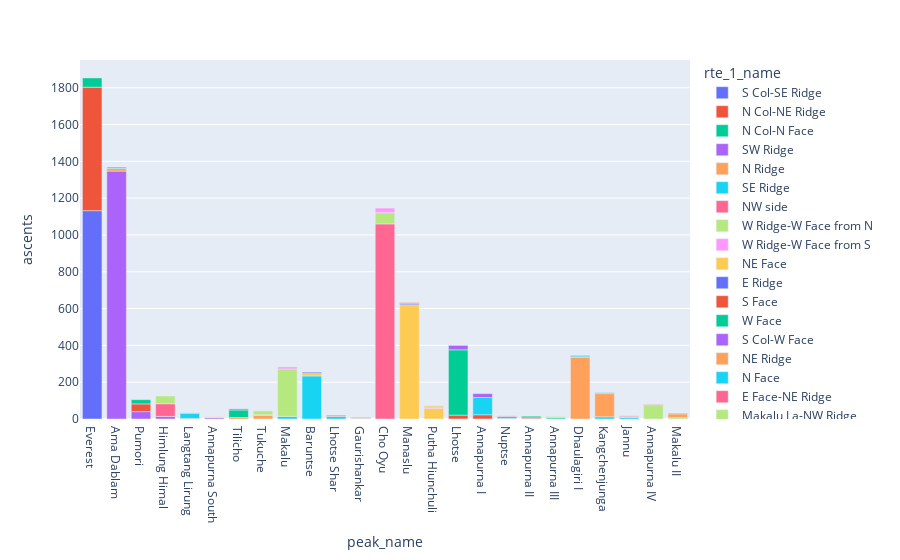

Notebook code cell kept with this figure:
### Markdown cell above
### Top 3 PopularRroutes

### Code cell
# Itermediate DF
tmp_df = data\
    .query("peak_name in @top_25_mountains")\
    .groupby(['peak_name', 'rte_1_name'], as_index=False)\
    .agg({'peak_id': 'count'}).rename(columns={'peak_id': 'ascents'})

top_route = pd.DataFrame()
for peak in top_25_mountains:
    top_route = top_route.append(
        tmp_df.query('peak_name == @peak').sort_values('ascents', ascending=False)[:3]
    )
    
fig = px.bar(top_route,
             x='peak_name',
             y='ascents',
             color='rte_1_name',
             color_continuous_scale=px.colors.sequential.Bluyl) 
fig.show()

### Figure 1 — Plotly figure (JSON) as saved in the notebook; plotly's stock layout.template omitted (floating-point values rounded to 4 significant figures)
{"data": [{"alignmentgroup": "True", "hovertemplate": "rte_1_name=S Col-SE Ridge<br>peak_name=%{x}<br>ascents=%{y}<extra></extra>", "legendgroup": "S Col-SE Ridge", "marker": {"color": "#636efa"}, "name": "S Col-SE Ridge", "offsetgroup": "S Col-SE Ridge", "orientation": "v", "showlegend": true, "textposition": "auto", "type": "bar", "x": ["Everest"], "xaxis": "x", "y": [1132], "yaxis": "y"}, {"alignmentgroup": "True", "hovertemplate": "rte_1_name=N Col-NE Ridge<br>peak_name=%{x}<br>ascents=%{y}<extra></extra>", "legendgroup": "N Col-NE Ridge", "marker": {"color": "#EF553B"}, "name": "N Col-NE Ridge", "offsetgroup": "N Col-NE Ridge", "orientation": "v", "showlegend": true, "textposition": "auto", "type": "bar", "x": ["Everest"], "xaxis": "x", "y": [671], "yaxis": "y"}, {"alignmentgroup": "True", "hovertemplate": "rte_1_name=N Col-N Face<br>peak_name=%{x}<br>ascents=%{y}<extra></extra>", "legendgroup": "N Col-N Face", "marker": {"color": "#00cc96"}, "name": "N Col-N Face", "offsetgroup": "N Col-N Face", "orientation": "v", "showlegend": true, "textposition": "auto", "type": "bar", "x": ["Everest"], "xaxis": "x", "y": [50], "yaxis": "y"}, {"alignmentgroup": "True", "hovertemplate": "rte_1_name=SW Ridge<br>peak_name=%{x}<br>ascents=%{y}<extra></extra>", "legendgroup": "SW Ridge", "marker": {"color": "#ab63fa"}, "name": "SW Ridge", "offsetgroup": "SW Ridge", "orientation": "v", "showlegend": true, "textposition": "auto", "type": "bar", "x": ["Ama Dablam", "Pumori", "Himlung Himal", "Langtang Lirung", "Annapurna South"], "xaxis": "x", "y": [1347, 40, 14, 3, 7], "yaxis": "y"}, {"alignmentgroup": "True", "hovertemplate": "rte_1_name=N Ridge<br>peak_name=%{x}<br>ascents=%{y}<extra></extra>", "legendgroup": "N Ridge", "marker": {"color": "#FFA15A"}, "name": "N Ridge", "offsetgroup": "N Ridge", "orientation": "v", "showlegend": true, "textposition": "auto", "type": "bar", "x": ["Ama Dablam", "Tilicho", "Tukuche"], "xaxis": "x", "y": [15, 8, 20], "yaxis": "y"}, {"alignmentgroup": "True", "hovertemplate": "rte_1_name=SE Ridge<br>peak_name=%{x}<br>ascents=%{y}<extra></extra>", "legendgroup": "SE Ridge", "marker": {"color": "#19d3f3"}, "name": "SE Ridge", "offsetgroup": "SE Ridge", "orientation": "v", "showlegend": true, "textposition": "auto", "type": "bar", "x": ["Ama Dablam", "Makalu", "Baruntse", "Langtang Lirung", "Lhotse Shar", "Gaurishankar"], "xaxis": "x", "y": [7, 14, 234, 28, 14, 3], "yaxis": "y"}, {"alignmentgroup": "True", "hovertemplate": "rte_1_name=NW side<br>peak_name=%{x}<br>ascents=%{y}<extra></extra>", "legendgroup": "NW side", "marker": {"color": "#FF6692"}, "name": "NW side", "offsetgroup": "NW side", "orientation": "v", "showlegend": true, "textposition": "auto", "type": "bar", "x": ["Cho Oyu"], "xaxis": "x", "y": [1060], "yaxis": "y"}, {"alignmentgroup": "True", "hovertemplate": "rte_1_name=W Ridge-W Face from N<br>peak_name=%{x}<br>ascents=%{y}<extra></extra>", "legendgroup": "W Ridge-W Face from N", "marker": {"color": "#B6E880"}, "name": "W Ridge-W Face from N", "offsetgroup": "W Ridge-W Face from N", "orientation": "v", "showlegend": true, "textposition": "auto", "type": "bar", "x": ["Cho Oyu"], "xaxis": "x", "y": [61], "yaxis": "y"}, {"alignmentgroup": "True", "hovertemplate": "rte_1_name=W Ridge-W Face from S<br>peak_name=%{x}<br>ascents=%{y}<extra></extra>", "legendgroup": "W Ridge-W Face from S", "marker": {"color": "#FF97FF"}, "name": "W Ridge-W Face from S", "offsetgroup": "W Ridge-W Face from S", "orientation": "v", "showlegend": true, "textposition": "auto", "type": "bar", "x": ["Cho Oyu"], "xaxis": "x", "y": [25], "yaxis": "y"}, {"alignmentgroup": "True", "hovertemplate": "rte_1_name=NE Face<br>peak_name=%{x}<br>ascents=%{y}<extra></extra>", "legendgroup": "NE Face", "marker": {"color": "#FECB52"}, "name": "NE Face", "offsetgroup": "NE Face", "orientation": "v", "showlegend": true, "textposition": "auto", "type": "bar", "x": ["Manaslu", "Putha Hiunchuli"], "xaxis": "x", "y": [621, 57], "yaxis": "y"}, {"alignmentgroup": "True", "hovertemplate": "rte_1_name=E Ridge<br>peak_name=%{x}<br>ascents=%{y}<extra></extra>", "legendgroup": "E Ridge", "marker": {"color": "#636efa"}, "name": "E Ridge", "offsetgroup": "E Ridge", "orientation": "v", "showlegend": true, "textposition": "auto", "type": "bar", "x": ["Manaslu", "Langtang Lirung"], "xaxis": "x", "y": [7, 2], "yaxis": "y"}, {"alignmentgroup": "True", "hovertemplate": "rte_1_name=S Face<br>peak_name=%{x}<br>ascents=%{y}<extra></extra>", "legendgroup": "S Face", "marker": {"color": "#EF553B"}, "name": "S Face", "offsetgroup": "S Face", "orientation": "v", "showlegend": true, "textposition": "auto", "type": "bar", "x": ["Manaslu", "Lhotse", "Annapurna I", "Nuptse", "Lhotse Shar", "Annapurna II"], "xaxis": "x", "y": [4, 21, 23, 3, 3, 4], "yaxis": "y"}, {"alignmentgroup": "True", "hovertemplate": "rte_1_name=W Face<br>peak_name=%{x}<br>ascents=%{y}<extra></extra>", "legendgroup": "W Face", "marker": {"color": "#00cc96"}, "name": "W Face", "offsetgroup": "W Face", "orientation": "v", "showlegend": true, "textposition": "auto", "type": "bar", "x": ["Lhotse", "Annapurna III"], "xaxis": "x", "y": [355, 6], "yaxis": "y"}, {"alignmentgroup": "True", "hovertemplate": "rte_1_name=S Col-W Face<br>peak_name=%{x}<br>ascents=%{y}<extra></extra>", "legendgroup": "S Col-W Face", "marker": {"color": "#ab63fa"}, "name": "S Col-W Face", "offsetgroup": "S Col-W Face", "orientation": "v", "showlegend": true, "textposition": "auto", "type": "bar", "x": ["Lhotse"], "xaxis": "x", "y": [24], "yaxis": "y"}, {"alignmentgroup": "True", "hovertemplate": "rte_1_name=NE Ridge<br>peak_name=%{x}<br>ascents=%{y}<extra></extra>", "legendgroup": "NE Ridge", "marker": {"color": "#FFA15A"}, "name": "NE Ridge", "offsetgroup": "NE Ridge", "orientation": "v", "showlegend": true, "textposition": "auto", "type": "bar", "x": ["Dhaulagiri I", "Tukuche"], "xaxis": "x", "y": [335, 3], "yaxis": "y"}, {"alignmentgroup": "True", "hovertemplate": "rte_1_name=N Face<br>peak_name=%{x}<br>ascents=%{y}<extra></extra>", "legendgroup": "N Face", "marker": {"color": "#19d3f3"}, "name": "N Face", "offsetgroup": "N Face", "orientation": "v", "showlegend": true, "textposition": "auto", "type": "bar", "x": ["Dhaulagiri I", "Annapurna I", "Kangchenjunga", "Nuptse", "Jannu", "Annapurna III"], "xaxis": "x", "y": [7, 94, 12, 11, 8, 4], "yaxis": "y"}, {"alignmentgroup": "True", "hovertemplate": "rte_1_name=E Face-NE Ridge<br>peak_name=%{x}<br>ascents=%{y}<extra></extra>", "legendgroup": "E Face-NE Ridge", "marker": {"color": "#FF6692"}, "name": "E Face-NE Ridge", "offsetgroup": "E Face-NE Ridge", "orientation": "v", "showlegend": true, "textposition": "auto", "type": "bar", "x": ["Dhaulagiri I"], "xaxis": "x", "y": [4], "yaxis": "y"}, {"alignmentgroup": "True", "hovertemplate": "rte_1_name=Makalu La-NW Ridge<br>peak_name=%{x}<br>ascents=%{y}<extra></extra>", "legendgroup": "Makalu La-NW Ridge", "marker": {"color": "#B6E880"}, "name": "Makalu La-NW Ridge", "offsetgroup": "Makalu La-NW Ridge", "orientation": "v", "showlegend": true, "textposition": "auto", "type": "bar", "x": ["Makalu"], "xaxis": "x", "y": [258], "yaxis": "y"}, {"alignmentgroup": "True", "hovertemplate": "rte_1_name=W Pillar<br>peak_name=%{x}<br>ascents=%{y}<extra></extra>", "legendgroup": "W Pillar", "marker": {"color": "#FF97FF"}, "name": "W Pillar", "offsetgroup": "W Pillar", "orientation": "v", "showlegend": true, "textposition": "auto", "type": "bar", "x": ["Makalu"], "xaxis": "x", "y": [11], "yaxis": "y"}, {"alignmentgroup": "True", "hovertemplate": "rte_1_name=SE Rdge<br>peak_name=%{x}<br>ascents=%{y}<extra></extra>", "legendgroup": "SE Rdge", "marker": {"color": "#FECB52"}, "name": "SE Rdge", "offsetgroup": "SE Rdge", "orientation": "v", "showlegend": true, "textposition": "auto", "type": "bar", "x": ["Baruntse"], "xaxis": "x", "y": [13], "yaxis": "y"}, {"alignmentgroup": "True", "hovertemplate": "rte_1_name=SE Ridge from W<br>peak_name=%{x}<br>ascents=%{y}<extra></extra>", "legendgroup": "SE Ridge from W", "marker": {"color": "#636efa"}, "name": "SE Ridge from W", "offsetgroup": "SE Ridge from W", "orientation": "v", "showlegend": true, "textposition": "auto", "type": "bar", "x": ["Baruntse"], "xaxis": "x", "y": [7], "yaxis": "y"}, {"alignmentgroup": "True", "hovertemplate": "rte_1_name=SE Face-E Ridge<br>peak_name=%{x}<br>ascents=%{y}<extra></extra>", "legendgroup": "SE Face-E Ridge", "marker": {"color": "#EF553B"}, "name": "SE Face-E Ridge", "offsetgroup": "SE Face-E Ridge", "orientation": "v", "showlegend": true, "textposition": "auto", "type": "bar", "x": ["Pumori"], "xaxis": "x", "y": [42], "yaxis": "y"}, {"alignmentgroup": "True", "hovertemplate": "rte_1_name=SE Face<br>peak_name=%{x}<br>ascents=%{y}<extra></extra>", "legendgroup": "SE Face", "marker": {"color": "#00cc96"}, "name": "SE Face", "offsetgroup": "SE Face", "orientation": "v", "showlegend": true, "textposition": "auto", "type": "bar", "x": ["Pumori"], "xaxis": "x", "y": [23], "yaxis": "y"}, {"alignmentgroup": "True", "hovertemplate": "rte_1_name=N Face (Dutch Rib)<br>peak_name=%{x}<br>ascents=%{y}<extra></extra>", "legendgroup": "N Face (Dutch Rib)", "marker": {"color": "#ab63fa"}, "name": "N Face (Dutch Rib)", "offsetgroup": "N Face (Dutch Rib)", "orientation": "v", "showlegend": true, "textposition": "auto", "type": "bar", "x": ["Annapurna I"], "xaxis": "x", "y": [21], "yaxis": "y"}, {"alignmentgroup": "True", "hovertemplate": "rte_1_name=SW Face<br>peak_name=%{x}<br>ascents=%{y}<extra></extra>", "legendgroup": "SW Face", "marker": {"color": "#FFA15A"}, "name": "SW Face", "offsetgroup": "SW Face", "orientation": "v", "showlegend": true, "textposition": "auto", "type": "bar", "x": ["Kangchenjunga", "Gaurishankar"], "xaxis": "x", "y": [126, 5], "yaxis": "y"}, {"alignmentgroup": "True", "hovertemplate": "rte_1_name=SW Face-W Col-NW Ridge<br>peak_name=%{x}<br>ascents=%{y}<extra></extra>", "legendgroup": "SW Face-W Col-NW Ridge", "marker": {"color": "#19d3f3"}, "name": "SW Face-W Col-NW Ridge", "offsetgroup": "SW Face-W Col-NW Ridge", "orientation": "v", "showlegend": true, "textposition": "auto", "type": "bar", "x": ["Kangchenjunga"], "xaxis": "x", "y": [5], "yaxis": "y"}, {"alignmentgroup": "True", "hovertemplate": "rte_1_name=W Ridge<br>peak_name=%{x}<br>ascents=%{y}<extra></extra>", "legendgroup": "W Ridge", "marker": {"color": "#FF6692"}, "name": "W Ridge", "offsetgroup": "W Ridge", "orientation": "v", "showlegend": true, "textposition": "auto", "type": "bar", "x": ["Himlung Himal", "Nuptse"], "xaxis": "x", "y": [69, 3], "yaxis": "y"}, {"alignmentgroup": "True", "hovertemplate": "rte_1_name=NW Ridge<br>peak_name=%{x}<br>ascents=%{y}<extra></extra>", "legendgroup": "NW Ridge", "marker": {"color": "#B6E880"}, "name": "NW Ridge", "offsetgroup": "NW Ridge", "orientation": "v", "showlegend": true, "textposition": "auto", "type": "bar", "x": ["Himlung Himal", "Annapurna IV", "Tukuche", "Makalu II"], "xaxis": "x", "y": [42, 73, 21, 7], "yaxis": "y"}, {"alignmentgroup": "True", "hovertemplate": "rte_1_name=NE side<br>peak_name=%{x}<br>ascents=%{y}<extra></extra>", "legendgroup": "NE side", "marker": {"color": "#FF97FF"}, "name": "NE side", "offsetgroup": "NE side", "orientation": "v", "showlegend": true, "textposition": "auto", "type": "bar", "x": ["Putha Hiunchuli"], "xaxis": "x", "y": [8], "yaxis": "y"}, {"alignmentgroup": "True", "hovertemplate": "rte_1_name=S Ridge-S Face<br>peak_name=%{x}<br>ascents=%{y}<extra></extra>", "legendgroup": "S Ridge-S Face", "marker": {"color": "#FECB52"}, "name": "S Ridge-S Face", "offsetgroup": "S Ridge-S Face", "orientation": "v", "showlegend": true, "textposition": "auto", "type": "bar", "x": ["Putha Hiunchuli"], "xaxis": "x", "y": [7], "yaxis": "y"}, {"alignmentgroup": "True", "hovertemplate": "rte_1_name=N Face-NW Ridge<br>peak_name=%{x}<br>ascents=%{y}<extra></extra>", "legendgroup": "N Face-NW Ridge", "marker": {"color": "#636efa"}, "name": "N Face-NW Ridge", "offsetgroup": "N Face-NW Ridge", "orientation": "v", "showlegend": true, "textposition": "auto", "type": "bar", "x": ["Annapurna IV"], "xaxis": "x", "y": [4], "yaxis": "y"}, {"alignmentgroup": "True", "hovertemplate": "rte_1_name=N Face-E Ridge<br>peak_name=%{x}<br>ascents=%{y}<extra></extra>", "legendgroup": "N Face-E Ridge", "marker": {"color": "#EF553B"}, "name": "N Face-E Ridge", "offsetgroup": "N Face-E Ridge", "orientation": "v", "showlegend": true, "textposition": "auto", "type": "bar", "x": ["Annapurna IV"], "xaxis": "x", "y": [2], "yaxis": "y"}, {"alignmentgroup": "True", "hovertemplate": "rte_1_name=NE Spur-N Ridge<br>peak_name=%{x}<br>ascents=%{y}<extra></extra>", "legendgroup": "NE Spur-N Ridge", "marker": {"color": "#00cc96"}, "name": "NE Spur-N Ridge", "offsetgroup": "NE Spur-N Ridge", "orientation": "v", "showlegend": true, "textposition": "auto", "type": "bar", "x": ["Tilicho"], "xaxis": "x", "y": [41], "yaxis": "y"}, {"alignmentgroup": "True", "hovertemplate": "rte_1_name=NE Spur<br>peak_name=%{x}<br>ascents=%{y}<extra></extra>", "legendgroup": "NE Spur", "marker": {"color": "#ab63fa"}, "name": "NE Spur", "offsetgroup": "NE Spur", "orientation": "v", "showlegend": true, "textposition": "auto", "type": "bar", "x": ["Tilicho"], "xaxis": "x", "y": [6], "yaxis": "y"}, {"alignmentgroup": "True", "hovertemplate": "rte_1_name=S Ridge<br>peak_name=%{x}<br>ascents=%{y}<extra></extra>", "legendgroup": "S Ridge", "marker": {"color": "#FFA15A"}, "name": "S Ridge", "offsetgroup": "S Ridge", "orientation": "v", "showlegend": true, "textposition": "auto", "type": "bar", "x": ["Makalu II", "Jannu"], "xaxis": "x", "y": [21, 5], "yaxis": "y"}, {"alignmentgroup": "True", "hovertemplate": "rte_1_name=W Face-S Ridge<br>peak_name=%{x}<br>ascents=%{y}<extra></extra>", "legendgroup": "W Face-S Ridge", "marker": {"color": "#19d3f3"}, "name": "W Face-S Ridge", "offsetgroup": "W Face-S Ridge", "orientation": "v", "showlegend": true, "textposition": "auto", "type": "bar", "x": ["Makalu II"], "xaxis": "x", "y": [4], "yaxis": "y"}, {"alignmentgroup": "True", "hovertemplate": "rte_1_name=S Ridge (French 1962 rte)<br>peak_name=%{x}<br>ascents=%{y}<extra></extra>", "legendgroup": "S Ridge (French 1962 rte)", "marker": {"color": "#FF6692"}, "name": "S Ridge (French 1962 rte)", "offsetgroup": "S Ridge (French 1962 rte)", "orientation": "v", "showlegend": true, "textposition": "auto", "type": "bar", "x": ["Jannu"], "xaxis": "x", "y": [4], "yaxis": "y"}, {"alignmentgroup": "True", "hovertemplate": "rte_1_name=SE Pillar<br>peak_name=%{x}<br>ascents=%{y}<extra></extra>", "legendgroup": "SE Pillar", "marker": {"color": "#B6E880"}, "name": "SE Pillar", "offsetgroup": "SE Pillar", "orientation": "v", "showlegend": true, "textposition": "auto", "type": "bar", "x": ["Annapurna III"], "xaxis": "x", "y": [4], "yaxis": "y"}, {"alignmentgroup": "True", "hovertemplate": "rte_1_name=SW Ridge-S Face<br>peak_name=%{x}<br>ascents=%{y}<extra></extra>", "legendgroup": "SW Ridge-S Face", "marker": {"color": "#FF97FF"}, "name": "SW Ridge-S Face", "offsetgroup": "SW Ridge-S Face", "orientation": "v", "showlegend": true, "textposition": "auto", "type": "bar", "x": ["Annapurna South"], "xaxis": "x", "y": [3], "yaxis": "y"}, {"alignmentgroup": "True", "hovertemplate": "rte_1_name=E Face<br>peak_name=%{x}<br>ascents=%{y}<extra></extra>", "legendgroup": "E Face", "marker": {"color": "#FECB52"}, "name": "E Face", "offsetgroup": "E Face", "orientation": "v", "showlegend": true, "textposition": "auto", "type": "bar", "x": ["Annapurna South"], "xaxis": "x", "y": [2], "yaxis": "y"}, {"alignmentgroup": "True", "hovertemplate": "rte_1_name=S Ridge-SE Ridge<br>peak_name=%{x}<br>ascents=%{y}<extra></extra>", "legendgroup": "S Ridge-SE Ridge", "marker": {"color": "#636efa"}, "name": "S Ridge-SE Ridge", "offsetgroup": "S Ridge-SE Ridge", "orientation": "v", "showlegend": true, "textposition": "auto", "type": "bar", "x": ["Lhotse Shar"], "xaxis": "x", "y": [4], "yaxis": "y"}, {"alignmentgroup": "True", "hovertemplate": "rte_1_name=N Face-W Ridge<br>peak_name=%{x}<br>ascents=%{y}<extra></extra>", "legendgroup": "N Face-W Ridge", "marker": {"color": "#EF553B"}, "name": "N Face-W Ridge", "offsetgroup": "N Face-W Ridge", "orientation": "v", "showlegend": true, "textposition": "auto", "type": "bar", "x": ["Annapurna II"], "xaxis": "x", "y": [7], "yaxis": "y"}, {"alignmentgroup": "True", "hovertemplate": "rte_1_name=NW Ridge-W Ridge<br>peak_name=%{x}<br>ascents=%{y}<extra></extra>", "legendgroup": "NW Ridge-W Ridge", "marker": {"color": "#00cc96"}, "name": "NW Ridge-W Ridge", "offsetgroup": "NW Ridge-W Ridge", "orientation": "v", "showlegend": true, "textposition": "auto", "type": "bar", "x": ["Annapurna II"], "xaxis": "x", "y": [5], "yaxis": "y"}, {"alignmentgroup": "True", "hovertemplate": "rte_1_name=Reconnaissance<br>peak_name=%{x}<br>ascents=%{y}<extra></extra>", "legendgroup": "Reconnaissance", "marker": {"color": "#ab63fa"}, "name": "Reconnaissance", "offsetgroup": "Reconnaissance", "orientation": "v", "showlegend": true, "textposition": "auto", "type": "bar", "x": ["Gaurishankar"], "xaxis": "x", "y": [3], "yaxis": "y"}], "layout": {"barmode": "relative", "legend": {"title": {"text": "rte_1_name"}, "tracegroupgap": 0}, "margin": {"t": 60}, "xaxis": {"anchor": "y", "domain": [0, 1], "title": {"text": "peak_name"}}, "yaxis": {"anchor": "x", "domain": [0, 1], "title": {"text": "ascents"}}}}
